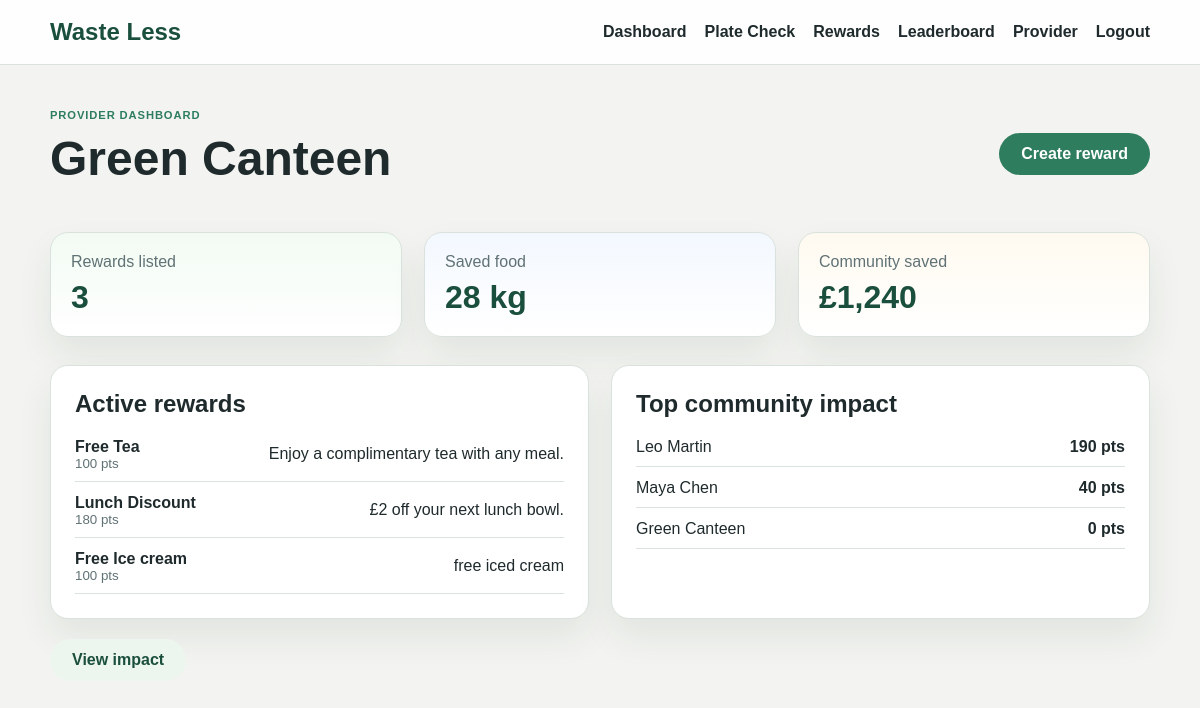
The app's page /dashboard (signed in) with its own data.
### waste_less/models.py (models this page shows, shortened)
class Provider(db.Model):
    __tablename__ = "providers"
    id = db.Column(db.Integer, primary_key=True)
    user_id = db.Column(db.Integer, db.ForeignKey("users.id"), unique=True, nullable=False)
    name = db.Column(db.String(120), nullable=False)
    category = db.Column(db.String(80), default="Food provider")
    location = db.Column(db.String(120), default="City center")
    description = db.Column(db.Text, default="Helping rescue surplus food")
    created_at = db.Column(db.DateTime, default=datetime.utcnow)
    user = db.relationship("User", back_populates="provider")
    rewards = db.relationship("Reward", back_populates="provider", cascade="all, delete-orphan")
    surplus_listings = db.relationship("SurplusListing", back_populates="provider", cascade="all, delete-orphan")

class Reward(db.Model):
    __tablename__ = "rewards"
    id = db.Column(db.Integer, primary_key=True)
    provider_id = db.Column(db.Integer, db.ForeignKey("providers.id"), nullable=False)
    title = db.Column(db.String(120), nullable=False)
    description = db.Column(db.Text, nullable=False)
    cost = db.Column(db.Integer, nullable=False, default=100)
    is_active = db.Column(db.Boolean, default=True)
    created_at = db.Column(db.DateTime, default=datetime.utcnow)
    provider = db.relationship("Provider", back_populates="rewards")
    redemptions = db.relationship("Redemption", back_populates="reward", cascade="all, delete-orphan")

class User(UserMixin, db.Model):
    __tablename__ = "users"
    id = db.Column(db.Integer, primary_key=True)
    name = db.Column(db.String(120), nullable=False)
    email = db.Column(db.String(150), unique=True, nullable=False)
    password_hash = db.Column(db.String(255), nullable=False)
    role = db.Column(db.String(30), default="consumer")
    points = db.Column(db.Integer, default=0)
    level = db.Column(db.String(30), default="Seedling")
    created_at = db.Column(db.DateTime, default=datetime.utcnow)
    provider = db.relationship("Provider", back_populates="user", uselist=False)
    transactions = db.relationship("PointsTransaction", back_populates="user", cascade="all, delete-orphan")
    plate_submissions = db.relationship("PlateSubmission", back_populates="user", cascade="all, delete-orphan")
    redemptions = db.relationship("Redemption", back_populates="user", cascade="all, delete-orphan")

### waste_less/routes.py (the view, shortened to what this page needs)
@bp.route("/dashboard")
@login_required
def dashboard():
    recent_transactions = sorted(current_user.transactions, key=lambda item: item.created_at, reverse=True)[:5]
    submissions = sorted(current_user.plate_submissions, key=lambda item: item.created_at, reverse=True)[:5]
    leaderboard = User.query.order_by(User.points.desc()).limit(5).all()
    if current_user.role == "provider":
        provider = current_user.provider
        rewards = provider.rewards if provider else []
        return render_template("provider_dashboard.html", provider=provider, rewards=rewards, leaderboard=leaderboard)

### waste_less/__init__.py (called while the page is built)
def create_app():
    app = Flask(__name__)
    app.config["SECRET_KEY"] = "waste-less-demo-secret"
    app.config["SQLALCHEMY_DATABASE_URI"] = "sqlite:///waste_less.db"
    app.config["SQLALCHEMY_TRACK_MODIFICATIONS"] = False
    app.config["UPLOAD_FOLDER"] = str(Path(__file__).resolve().parent.parent / "uploads")
    db.init_app(app)
    login_manager.init_app(app)
    login_manager.login_view = "main.login"
    @login_manager.user_loader
    def load_user(user_id):
        return db.session.get(User, int(user_id))
    with app.app_context():
        db.create_all()
        seed_demo_data()
    from .routes import bp
    app.register_blueprint(bp)
    return app

### waste_less/templates/provider_dashboard.html
{% extends 'base.html' %}
{% block content %}
<section class="dashboard-header">
  <div>
    <span class="eyebrow">Provider dashboard</span>
    <h1>{{ provider.name }}</h1>
  </div>
  <a class="button primary" href="{{ url_for('main.create_reward') }}">Create reward</a>
</section>
<section class="stats-grid">
  <div class="stat-card accent-green">
    <span>Rewards listed</span>
    <strong>{{ rewards|length }}</strong>
  </div>
  <div class="stat-card accent-blue">
    <span>Saved food</span>
    <strong>28 kg</strong>
  </div>
  <div class="stat-card accent-gold">
    <span>Community saved</span>
    <strong>£1,240</strong>
  </div>
</section>
<section class="two-column">
  <article class="panel">
    <h2>Active rewards</h2>
    {% if rewards %}
      <ul class="list">
        {% for reward in rewards %}
          <li>
            <div>
              <strong>{{ reward.title }}</strong>
              <small>{{ reward.cost }} pts</small>
            </div>
            <span>{{ reward.description }}</span>
          </li>
        {% endfor %}
      </ul>
    {% else %}
      <p>No rewards yet. Create your first offer.</p>
    {% endif %}
  </article>
  <article class="panel">
    <h2>Top community impact</h2>
    <ol class="leaderboard list">
      {% for user in leaderboard or [] %}
        <li>
          <span>{{ user.name }}</span>
          <strong>{{ user.points }} pts</strong>
        </li>
      {% endfor %}
    </ol>
  </article>
</section>
<section class="action-row">
  <a class="button secondary" href="{{ url_for('main.provider_impact') }}">View impact</a>
</section>
{% endblock %}

### waste_less/static/css/style.css (style rules this page uses)
:root { --bg: #f6f7f3; --panel: #ffffff; --panel-alt: #eaf8ee; --green: #2e7d5e; --green-dark: #1b4f3d; --blue: #2f6f9f; --gold: #d89a22; --text: #1f2a2d; --muted: #607275; --border: #d9e2dc; --shadow: 0 18px 35px rgba(25, 55, 42, 0.08); }
* { box-sizing: border-box; }
body { margin: 0; font-family: Arial, sans-serif; background: #f3f4f1; color: var(--text); }
.eyebrow { display: inline-block; color: var(--green); font-weight: 700; letter-spacing: 0.08em; text-transform: uppercase; font-size: 0.76rem; margin-bottom: 12px; }
.hero h1, .page-header h1, .dashboard-header h1, .auth-card h1 { font-size: clamp(2.2rem, 4vw, 4rem); margin: 0 0 18px; line-height: 1.1; }
.hero-card, .panel, .auth-card, .reward-card, .stat-card { background: var(--panel); border: 1px solid var(--border); border-radius: 18px; box-shadow: var(--shadow); }
.mini-stat span, .stat-card span { display: block; color: var(--muted); margin-bottom: 8px; }
.mini-stat strong, .stat-card strong { font-size: 2rem; color: var(--green-dark); }
.actions, .action-row { display: flex; gap: 14px; flex-wrap: wrap; margin-top: 20px; }
.button { border: none; border-radius: 999px; padding: 12px 22px; font-weight: 700; cursor: pointer; text-decoration: none; display: inline-flex; align-items: center; justify-content: center; }
.button.primary { background: var(--green); color: #fff; }
.button.secondary { background: #edf6ee; color: var(--green-dark); }
.feature-grid, .reward-grid, .stats-grid { display: grid; grid-template-columns: repeat(auto-fit, minmax(220px, 1fr)); gap: 22px; margin-top: 28px; }
.dashboard-header, .page-header { display: flex; justify-content: space-between; align-items: center; gap: 18px; margin-bottom: 24px; }
.eyebrow { letter-spacing: 0.08em; text-transform: uppercase; font-weight: 700; color: var(--green); font-size: 0.7rem; }
.stat-card { padding: 20px; }
.accent-green { background: linear-gradient(180deg, #f2fbf3 0%, #fff 100%); }
.accent-blue { background: linear-gradient(180deg, #f3f8ff 0%, #fff 100%); }
.accent-gold { background: linear-gradient(180deg, #fffaf0 0%, #fff 100%); }
.two-column { display: grid; grid-template-columns: 1fr 1fr; gap: 22px; margin-top: 28px; }
.panel { padding: 24px; }
.panel h2 { margin-top: 0; }
.list { list-style: none; padding: 0; margin: 0; display: grid; gap: 12px; }
.list li { display: flex; justify-content: space-between; align-items: center; gap: 12px; border-bottom: 1px solid var(--border); padding-bottom: 10px; }
.list strong, .list small { display: block; }
.list small { color: var(--muted); }

### records on screen
Provider: name "Green Canteen"
Reward: title "Free Tea", cost "100", description "Enjoy a complimentary tea with any meal."
Reward: title "Lunch Discount", cost "180", description "£2 off your next lunch bowl."
Reward: title "Free Ice cream", cost "100", description "free iced cream"
User: name "Leo Martin", points "190"
User: name "Maya Chen", points "40"
User: name "Green Canteen", points "0"

### other values on screen
{{ rewards|length }} "3"
